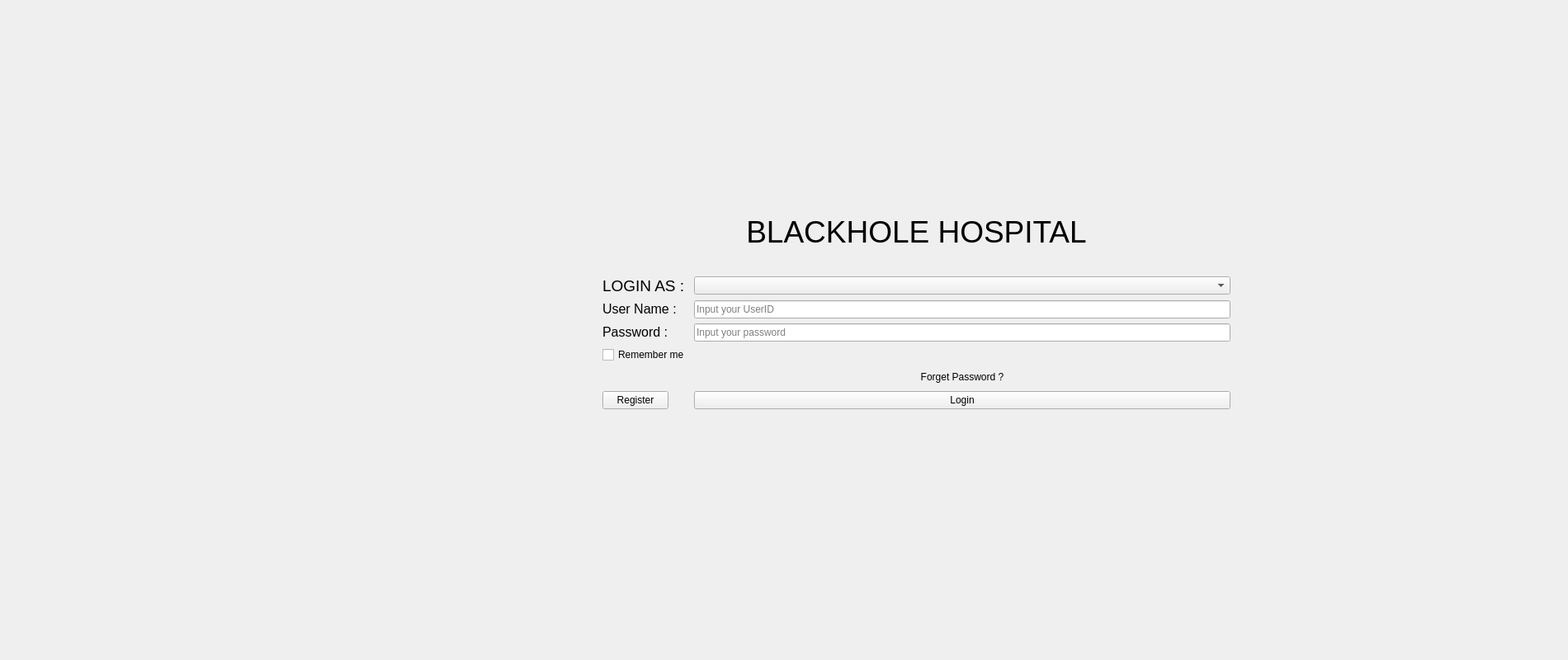
<?xml version="1.0" encoding="UTF-8"?>
<ui version="4.0">
 <class>LoginWidget</class>
 <widget class="QWidget" name="LoginWidget">
  <property name="geometry">
   <rect>
    <x>0</x>
    <y>0</y>
    <width>1900</width>
    <height>800</height>
   </rect>
  </property>
  <property name="windowTitle">
   <string>LoginWidget</string>
  </property>
  <widget class="QWidget" name="layoutWidget">
   <property name="geometry">
    <rect>
     <x>730</x>
     <y>260</y>
     <width>761</width>
     <height>351</height>
    </rect>
   </property>
   <layout class="QFormLayout" name="formLayout">
    <item row="2" column="0">
     <widget class="QLabel" name="label_2">
      <property name="text">
       <string>&lt;html&gt;&lt;head/&gt;&lt;body&gt;&lt;p&gt;&lt;span style=&quot; font-size:14pt;&quot;&gt;LOGIN AS :&lt;/span&gt;&lt;/p&gt;&lt;/body&gt;&lt;/html&gt;</string>
      </property>
     </widget>
    </item>
    <item row="2" column="1">
     <widget class="QComboBox" name="cbRole"/>
    </item>
    <item row="3" column="0">
     <widget class="QLabel" name="labelUserId">
      <property name="text">
       <string>&lt;html&gt;&lt;head/&gt;&lt;body&gt;&lt;p&gt;&lt;span style=&quot; font-size:12pt;&quot;&gt;User Name :&lt;/span&gt;&lt;/p&gt;&lt;/body&gt;&lt;/html&gt;</string>
      </property>
     </widget>
    </item>
    <item row="3" column="1">
     <widget class="QLineEdit" name="leUserId">
      <property name="placeholderText">
       <string>Input your UserID</string>
      </property>
     </widget>
    </item>
    <item row="4" column="0">
     <widget class="QLabel" name="labelPassword">
      <property name="text">
       <string>&lt;html&gt;&lt;head/&gt;&lt;body&gt;&lt;p&gt;&lt;span style=&quot; font-size:12pt;&quot;&gt;Password :&lt;/span&gt;&lt;/p&gt;&lt;/body&gt;&lt;/html&gt;</string>
      </property>
     </widget>
    </item>
    <item row="4" column="1">
     <widget class="QLineEdit" name="lePassword">
      <property name="echoMode">
       <enum>QLineEdit::Password</enum>
      </property>
      <property name="placeholderText">
       <string>Input your password</string>
      </property>
     </widget>
    </item>
    <item row="5" column="0">
     <widget class="QCheckBox" name="cbRememberMe">
      <property name="text">
       <string>Remember me</string>
      </property>
     </widget>
    </item>
    <item row="6" column="1">
     <widget class="QPushButton" name="btnForgot">
      <property name="text">
       <string>Forget Password ?</string>
      </property>
      <property name="checkable">
       <bool>false</bool>
      </property>
      <property name="flat">
       <bool>true</bool>
      </property>
     </widget>
    </item>
    <item row="7" column="0">
     <widget class="QPushButton" name="btnregister">
      <property name="text">
       <string>Register</string>
      </property>
     </widget>
    </item>
    <item row="7" column="1">
     <widget class="QPushButton" name="btnLogin">
      <property name="text">
       <string>Login</string>
      </property>
     </widget>
    </item>
    <item row="0" column="0" colspan="2">
     <widget class="QLabel" name="labelTitle">
      <property name="layoutDirection">
       <enum>Qt::LeftToRight</enum>
      </property>
      <property name="frameShape">
       <enum>QFrame::NoFrame</enum>
      </property>
      <property name="text">
       <string>&lt;html&gt;&lt;head/&gt;&lt;body&gt;&lt;p&gt;&lt;span style=&quot; font-size:28pt;&quot;&gt;BLACKHOLE HOSPITAL&lt;/span&gt;&lt;/p&gt;&lt;/body&gt;&lt;/html&gt;</string>
      </property>
      <property name="alignment">
       <set>Qt::AlignCenter</set>
      </property>
      <property name="wordWrap">
       <bool>false</bool>
      </property>
     </widget>
    </item>
    <item row="1" column="0" colspan="2">
     <spacer name="horizontalSpacer">
      <property name="orientation">
       <enum>Qt::Horizontal</enum>
      </property>
      <property name="sizeHint" stdset="0">
       <size>
        <width>40</width>
        <height>20</height>
       </size>
      </property>
     </spacer>
    </item>
   </layout>
  </widget>
 </widget>
 <resources/>
 <connections/>
</ui>
